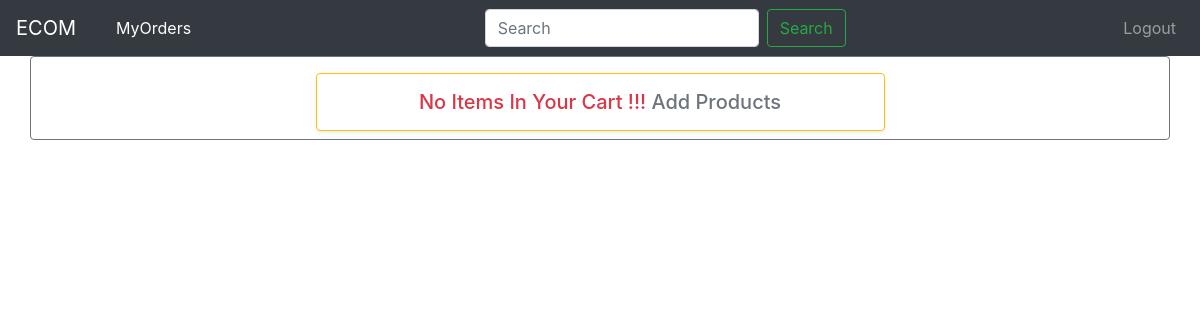
Page /mycart/ (signed in) on the earlier database version.
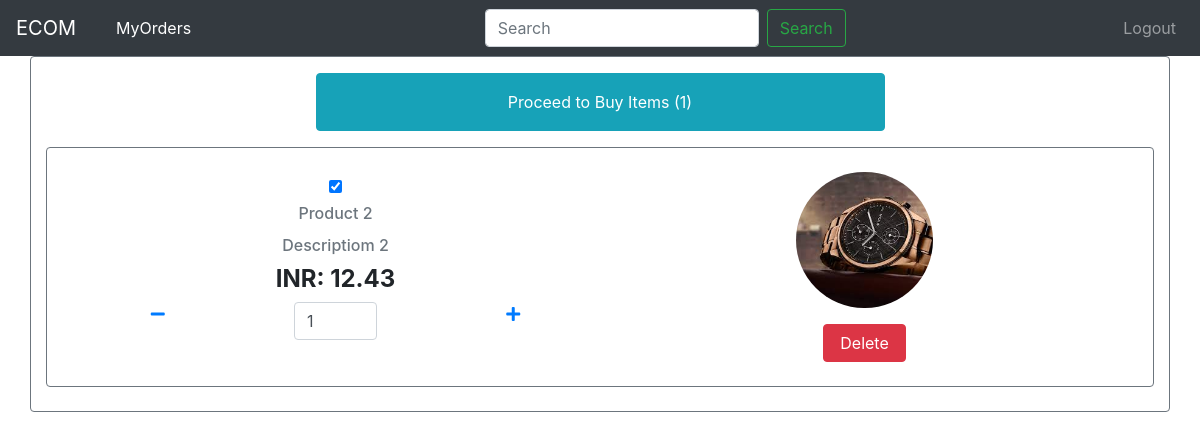
Same page on the later database version.
### orders/models.py (models this page shows)
class Cart(models.Model):
    product = models.ForeignKey(Product, default="null", on_delete=models.CASCADE)
    userid = models.ForeignKey(MyUser, default="null", on_delete=models.CASCADE)

### products/models.py (models this page shows, shortened)
class Product(models.Model):
    product_name = models.CharField(max_length=100, unique=True)
    product_description = models.TextField()
    product_image = models.ImageField(default="default.jpeg", upload_to="product_images")
    product_price = models.DecimalField(max_digits=5, decimal_places=2, null=True, blank=True)
    product_added_date = models.DateField(auto_now_add=True)
    product_updated_date = models.DateField(auto_now=True)
    product_offers = models.IntegerField(default=0)
    brand_id = models.ForeignKey(Brand, default="null", on_delete=models.CASCADE)
    category_id  =  models.ForeignKey(Inventory, default=1, on_delete=models.CASCADE)

### orders/views.py (the view)
# urls.py: path("mycart/", views.cart_list_view, name="mycart-details"),
def cart_list_view(request):
    qs = Cart.objects.filter(userid=request.user.id)
    context = {
        "objects" : qs
    }
    return render(request, 'orders/cart.html', context)

### orders/templates/orders/cart.html (shortened to what this page needs)
{% extends 'products/layout.html' %}
{% block content %}
<div class="container border border-secondary rounded">
   {% if not objects %}
   <div class="row">
	   <h5 class="col-md-6 shadow-sm border border-warning text-danger rounded mx-auto mt-3 p-3 text-center">No Items In Your Cart !!! <a href="{% url 'product-home' %}" class="text-muted">Add Products</a></h5>
   </div>
   {% else %}
   <div class="row">
	   <input type="Submit" class="col-md-6 mx-auto btn btn-info mt-3 p-3 mb-3 check-out" value="Proceed to Buy Items ({{ objects|length}})">
   </div>
   {% for object in objects %}
	   <div class="container border border-secondary rounded mb-4 mx-auto">
		<div class="row p-4">
			<div class="col-md-6">
				<div class="row mx-0 px-0 d-flex justify-content-around">
					<input onclick="countCartItems(this)" class="col-md-4 my-2" type="checkbox" id="check{{object.id}}" checked="checked">
				</div>
				<div class="mx-auto mb-2 text-center"><span class="text-muted h6">{{object.product.product_name}}</span></div>
				<div class="mx-auto mb-2 text-center"><span class="text-muted h6 text-nowrap">{{object.product.product_description}}</span></div>
				<div class="mx-auto mb-2 text-center"><span class="col-md-8 h4 font-weight-bold mx-auto" id="price{{object.id}}">INR: {{object.product.product_price}}</span></div>
				<div class="row mx-0 px-0 d-flex justify-content-around">
					<a href="#"><i onclick="clickDec(this)" id="dec{{object.id}}" class="fas fa-minus"></i></a>
					<input class="input-sm form-control col-2" id="quantity{{object.id}}" type="text" min="1" value="1">
					<a href="#" ><i onclick="clickInc(this)" id="inc{{object.id}}" class="fas fa-plus"></i></a>
				</div>
			</div>
			<div class="col-md-6">
				<img class="rounded-circle col-md-4 mx-auto d-block"   src="{{ object.product.product_image.url }}"</img>
				<input cart_id={{object.id}} class="cart-item col-md-2 btn btn-danger mx-auto d-block mt-3" type="Submit" value="Delete">
			</div>
		</div>
	   </div>
   {% endfor %}
</div>
{% endif %}
{% endblock content %}

Differences in the rows shown:
added Cart: product.product_name "Product 2", product.product_description "Descriptiom 2", product.product_price "12.43", product.product_image (picture)
Other differences:
form field objects: (not shown) → "Proceed to Buy Items (1)"
text no longer shown: "No Items In Your Cart !!! Add Products"
